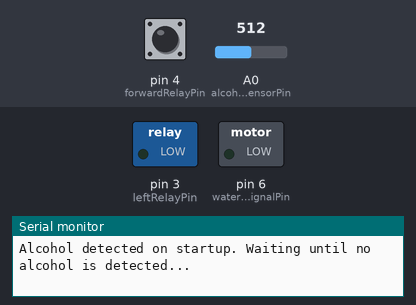
A sketch run on a simulated Arduino Uno, built with avr-gcc and run on an emulated ATmega328P. Parts: switched loads named in the sketch (green lamp = pin HIGH), the last lines printed to the serial monitor. The test bench sets the inputs (shaded band); at power-on: A0 (alcoholSensorPin) = 512, pin 4 (forwardRelayPin) HIGH. At 10.6 s the program stops and its outputs stay as they are.

Above: at 1.8 s.
1.9 s: A0 (alcoholSensorPin) set to 412
3.4 s: A0 (alcoholSensorPin) set to 392
5.5 s: A0 (alcoholSensorPin) set to 410
At 6.9 s:
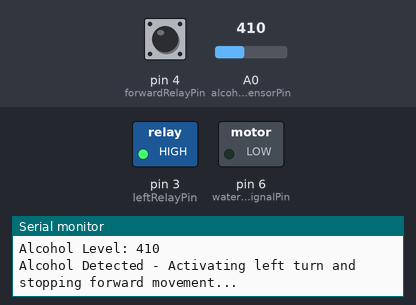
Timing chart, 0 to 9.1 s (numbered marks = the images above; inputs shaded):
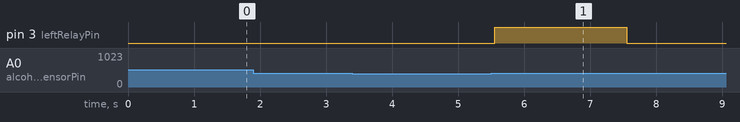

The sketch:

code_iot.ino
```cpp
// Pin Definitions
const int alcoholSensorPin = A0;       // Analog pin for MQ3 alcohol sensor
const int leftRelayPin = 3;            // Relay control pin for Left button on remote
const int forwardRelayPin = 4;         // Relay control pin for Forward button on remote
const int drowsinessInputPin = 4;      // Pin to receive drowsiness signal from Arduino (Drowsiness Detection) via D5
const int waterMotorSignalPin = 6;     // Pin to send water motor signal to Arduino (Drowsiness Detection)
const int buzzerSignalPin = 6;         // Pin to send buzzer signal to Arduino (Drowsiness Detection)

// Threshold for Alcohol Detection
int alcoholThreshold = 400;            // Adjust this based on sensor calibration

void setup() {
  Serial.begin(9600);                  // Initialize serial communication
  pinMode(alcoholSensorPin, INPUT);
  pinMode(leftRelayPin, OUTPUT);
  pinMode(forwardRelayPin, OUTPUT);
  pinMode(drowsinessInputPin, INPUT);
  pinMode(waterMotorSignalPin, OUTPUT);
  pinMode(buzzerSignalPin, OUTPUT);

  // Start with relays and components off
  digitalWrite(leftRelayPin, LOW);
  digitalWrite(forwardRelayPin, LOW);
  digitalWrite(waterMotorSignalPin, LOW);
  digitalWrite(buzzerSignalPin, LOW);

  // Initial check to ensure "no alcohol detected" at startup
  while (analogRead(alcoholSensorPin) > alcoholThreshold) {
    Serial.println("Alcohol detected on startup. Waiting until no alcohol is detected...");
    delay(1000);                       // Wait and check again every second
  }
  Serial.println("No alcohol detected. Car is ready to start.");
}

void loop() {
  int alcoholLevel = analogRead(alcoholSensorPin);  // Read alcohol sensor value
  int drowsinessSignal = digitalRead(drowsinessInputPin);  // Read signal from Arduino (Drowsiness Detection)

  // Display the alcohol level on the Serial Monitor
  Serial.print("Alcohol Level: ");
  Serial.println(alcoholLevel);

  // Handle alcohol detection
  if (alcoholLevel > alcoholThreshold) {
    Serial.println("Alcohol Detected - Activating left turn and stopping forward movement...");

    // Activate relays for self-parking
    digitalWrite(leftRelayPin, HIGH);        // Simulate Left button press
    digitalWrite(forwardRelayPin, HIGH);     // Simulate Forward button press
    delay(2000);                             // Keep both buttons "pressed" for 2 seconds

    Serial.println("Self-parking complete. Stopping the car.");
    digitalWrite(leftRelayPin, LOW);         // Turn off Left button relay
    digitalWrite(forwardRelayPin, HIGH);     // Keep Forward button relay on to prevent movement

    // Keep the car inactive after parking
    while (true) {
      delay(1000);                           // Infinite delay to keep the car stopped
    }
  }

  // Handle drowsiness detection signal from Arduino (Drowsiness Detection)
  if (drowsinessSignal == HIGH) {
    Serial.println("Drowsiness Detected - Sending signals to Arduino (Drowsiness Detection)...");

    // Send signals to Arduino (Drowsiness Detection) to handle water motor, buzzer, and engine
    digitalWrite(waterMotorSignalPin, HIGH);
    digitalWrite(buzzerSignalPin, HIGH);
    delay(2000);                              // Signal duration

    // Turn off signals
    digitalWrite(waterMotorSignalPin, LOW);
    digitalWrite(buzzerSignalPin, LOW);
  }

  delay(100);  // Small delay to stabilize readings
}
```

Measured:
- after the input at 5.5 s, pin 3 (leftRelayPin): LOW → HIGH after 0.06 s, → LOW 2.0 s later
